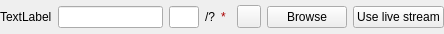
<?xml version="1.0" encoding="UTF-8"?>
<ui version="4.0">
 <class>MWRunFiles</class>
 <widget class="QWidget" name="MWRunFiles">
  <property name="geometry">
   <rect>
    <x>0</x>
    <y>0</y>
    <width>444</width>
    <height>34</height>
   </rect>
  </property>
  <property name="sizePolicy">
   <sizepolicy hsizetype="Preferred" vsizetype="Minimum">
    <horstretch>0</horstretch>
    <verstretch>0</verstretch>
   </sizepolicy>
  </property>
  <property name="windowTitle">
   <string>Form</string>
  </property>
  <layout class="QHBoxLayout" name="horizontalLayout">
   <property name="leftMargin">
    <number>0</number>
   </property>
   <property name="topMargin">
    <number>0</number>
   </property>
   <property name="rightMargin">
    <number>0</number>
   </property>
   <property name="bottomMargin">
    <number>0</number>
   </property>
   <item>
    <widget class="QLabel" name="textLabel">
     <property name="text">
      <string>TextLabel</string>
     </property>
    </widget>
   </item>
   <item>
    <widget class="QLineEdit" name="fileEditor">
     <property name="sizePolicy">
      <sizepolicy hsizetype="Expanding" vsizetype="Fixed">
       <horstretch>0</horstretch>
       <verstretch>20</verstretch>
      </sizepolicy>
     </property>
     <property name="minimumSize">
      <size>
       <width>40</width>
       <height>0</height>
      </size>
     </property>
     <property name="maxLength">
      <number>500000</number>
     </property>
    </widget>
   </item>
   <item>
    <widget class="QLineEdit" name="entryNum">
     <property name="sizePolicy">
      <sizepolicy hsizetype="Maximum" vsizetype="Fixed">
       <horstretch>40</horstretch>
       <verstretch>0</verstretch>
      </sizepolicy>
     </property>
     <property name="minimumSize">
      <size>
       <width>30</width>
       <height>0</height>
      </size>
     </property>
     <property name="maximumSize">
      <size>
       <width>20</width>
       <height>16777215</height>
      </size>
     </property>
    </widget>
   </item>
   <item>
    <widget class="QLabel" name="numEntries">
     <property name="text">
      <string>/?</string>
     </property>
    </widget>
   </item>
   <item>
    <widget class="QLabel" name="valid">
     <property name="sizePolicy">
      <sizepolicy hsizetype="Fixed" vsizetype="Fixed">
       <horstretch>10</horstretch>
       <verstretch>20</verstretch>
      </sizepolicy>
     </property>
     <property name="minimumSize">
      <size>
       <width>10</width>
       <height>0</height>
      </size>
     </property>
     <property name="palette">
      <palette>
       <active>
        <colorrole role="WindowText">
         <brush brushstyle="SolidPattern">
          <color alpha="255">
           <red>170</red>
           <green>0</green>
           <blue>0</blue>
          </color>
         </brush>
        </colorrole>
       </active>
       <inactive>
        <colorrole role="WindowText">
         <brush brushstyle="SolidPattern">
          <color alpha="255">
           <red>170</red>
           <green>0</green>
           <blue>0</blue>
          </color>
         </brush>
        </colorrole>
       </inactive>
       <disabled>
        <colorrole role="WindowText">
         <brush brushstyle="SolidPattern">
          <color alpha="255">
           <red>118</red>
           <green>116</green>
           <blue>108</blue>
          </color>
         </brush>
        </colorrole>
       </disabled>
      </palette>
     </property>
     <property name="text">
      <string>*</string>
     </property>
    </widget>
   </item>
   <item>
    <widget class="QToolButton" name="browseIco">
     <property name="text">
      <string/>
     </property>
     <property name="icon">
      <iconset resource="../../../../images/images.qrc">
       <normaloff>:/Icons/LoadFile.png</normaloff>:/Icons/LoadFile.png</iconset>
     </property>
    </widget>
   </item>
   <item>
    <widget class="QPushButton" name="browseBtn">
     <property name="focusPolicy">
      <enum>Qt::ClickFocus</enum>
     </property>
     <property name="text">
      <string>Browse</string>
     </property>
    </widget>
   </item>
   <item>
    <widget class="QPushButton" name="liveButton">
     <property name="toolTip">
      <string>Enabled if a connection can be made to your default instrument</string>
     </property>
     <property name="text">
      <string>Use live stream</string>
     </property>
     <property name="checkable">
      <bool>true</bool>
     </property>
    </widget>
   </item>
  </layout>
  <action name="actionDialog">
   <property name="icon">
    <iconset>
     <normaloff>LoadFile.png</normaloff>LoadFile.png</iconset>
   </property>
   <property name="text">
    <string>File Dialog</string>
   </property>
  </action>
 </widget>
 <resources>
  <include location="../../../../images/images.qrc"/>
 </resources>
 <connections>
  <connection>
   <sender>liveButton</sender>
   <signal>toggled(bool)</signal>
   <receiver>fileEditor</receiver>
   <slot>setDisabled(bool)</slot>
   <hints>
    <hint type="sourcelabel">
     <x>380</x>
     <y>16</y>
    </hint>
    <hint type="destinationlabel">
     <x>93</x>
     <y>16</y>
    </hint>
   </hints>
  </connection>
  <connection>
   <sender>liveButton</sender>
   <signal>toggled(bool)</signal>
   <receiver>entryNum</receiver>
   <slot>setDisabled(bool)</slot>
   <hints>
    <hint type="sourcelabel">
     <x>380</x>
     <y>16</y>
    </hint>
    <hint type="destinationlabel">
     <x>134</x>
     <y>16</y>
    </hint>
   </hints>
  </connection>
  <connection>
   <sender>liveButton</sender>
   <signal>toggled(bool)</signal>
   <receiver>numEntries</receiver>
   <slot>setDisabled(bool)</slot>
   <hints>
    <hint type="sourcelabel">
     <x>380</x>
     <y>16</y>
    </hint>
    <hint type="destinationlabel">
     <x>161</x>
     <y>16</y>
    </hint>
   </hints>
  </connection>
  <connection>
   <sender>liveButton</sender>
   <signal>toggled(bool)</signal>
   <receiver>valid</receiver>
   <slot>setDisabled(bool)</slot>
   <hints>
    <hint type="sourcelabel">
     <x>380</x>
     <y>16</y>
    </hint>
    <hint type="destinationlabel">
     <x>178</x>
     <y>16</y>
    </hint>
   </hints>
  </connection>
  <connection>
   <sender>liveButton</sender>
   <signal>toggled(bool)</signal>
   <receiver>browseIco</receiver>
   <slot>setDisabled(bool)</slot>
   <hints>
    <hint type="sourcelabel">
     <x>380</x>
     <y>16</y>
    </hint>
    <hint type="destinationlabel">
     <x>204</x>
     <y>16</y>
    </hint>
   </hints>
  </connection>
  <connection>
   <sender>liveButton</sender>
   <signal>toggled(bool)</signal>
   <receiver>browseBtn</receiver>
   <slot>setDisabled(bool)</slot>
   <hints>
    <hint type="sourcelabel">
     <x>380</x>
     <y>16</y>
    </hint>
    <hint type="destinationlabel">
     <x>268</x>
     <y>16</y>
    </hint>
   </hints>
  </connection>
 </connections>
</ui>
